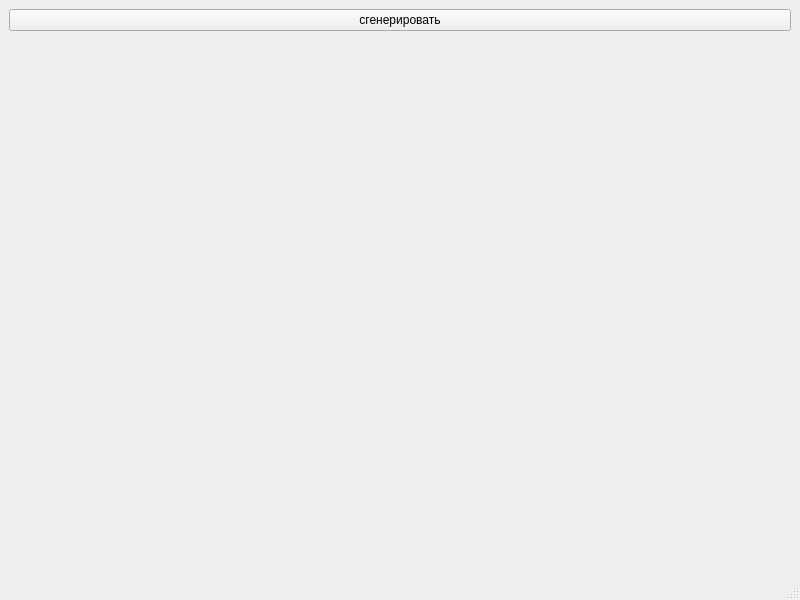
<?xml version="1.0" encoding="UTF-8"?>
<ui version="4.0">
 <class>MainWindow</class>
 <widget class="QMainWindow" name="MainWindow">
  <property name="geometry">
   <rect>
    <x>0</x>
    <y>0</y>
    <width>800</width>
    <height>600</height>
   </rect>
  </property>
  <property name="windowTitle">
   <string>MainWindow</string>
  </property>
  <widget class="QWidget" name="centralwidget">
   <layout class="QGridLayout" name="gridLayout_2">
    <item row="0" column="0">
     <layout class="QGridLayout" name="gridLayout">
      <item row="1" column="0">
       <widget class="QPushButton" name="pushButton">
        <property name="text">
         <string>сгенерировать</string>
        </property>
       </widget>
      </item>
      <item row="2" column="0">
       <spacer name="verticalSpacer">
        <property name="orientation">
         <enum>Qt::Vertical</enum>
        </property>
        <property name="sizeHint" stdset="0">
         <size>
          <width>20</width>
          <height>40</height>
         </size>
        </property>
       </spacer>
      </item>
     </layout>
    </item>
   </layout>
  </widget>
  <widget class="QMenuBar" name="menubar">
   <property name="geometry">
    <rect>
     <x>0</x>
     <y>0</y>
     <width>800</width>
     <height>26</height>
    </rect>
   </property>
  </widget>
  <widget class="QStatusBar" name="statusbar"/>
 </widget>
 <resources/>
 <connections/>
</ui>
